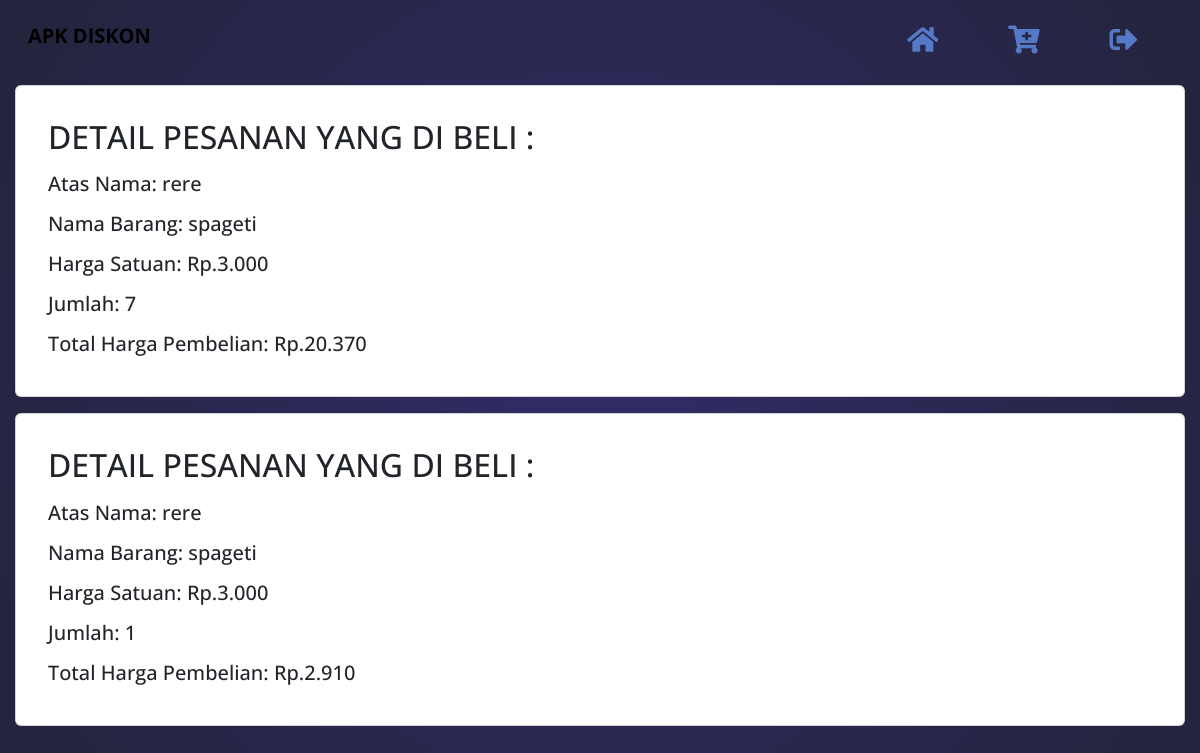
Page /dikaa/htdocs/views/terjual.php (signed in) on the committed database.
### tables this page shows
CREATE TABLE `transaksi` (
  `IdTransaksi` int(11) NOT NULL,
  `Jumlah` varchar(50) DEFAULT NULL,
  `TotalHarga` varchar(255) DEFAULT NULL,
  `IdBarang` int(11) DEFAULT NULL,
  `IdUser` int(11) DEFAULT NULL
);

CREATE TABLE `user` (
  `IdUser` int(11) NOT NULL,
  `Username` varchar(50) DEFAULT NULL,
  `Password` varchar(255) DEFAULT NULL,
  `NamaLengkap` varchar(50) DEFAULT NULL,
  `Role` enum('Admin','Pengguna') DEFAULT NULL
);

CREATE TABLE `barang` (
  `IdBarang` int(11) NOT NULL,
  `NamaBarang` varchar(50) DEFAULT NULL,
  `Harga` varchar(50) DEFAULT NULL,
  `Besarandiskon` decimal(10,2) DEFAULT NULL
);

### dikaa/htdocs/controllers/transaksi.php (called while the page is built, shortened)
<?php
include_once __DIR__ . '/../models/transaksi.php';
$transaksi = new transaksi();

### dikaa/htdocs/controllers/conn.php (called while the page is built, shortened)
<?php
class database
{
	private $host = "sql312.infinityfree.com";
	private $uname = "if0_38722550";
	private $pass = "lan91w09RJD8f";
	private $db = "if0_38722550_diskon";
	function __construct()
	{
		$this->koneksi = mysqli_connect($this->host, $this->uname, $this->pass);
		mysqli_select_db($this->koneksi, $this->db);
		if ($this->koneksi) {
			return $this->koneksi;
		} else {
			echo "Koneksi database mysql dan php GAGAL !";
		}
	}
}

### dikaa/htdocs/models/transaksi.php (called while the page is built, shortened)
<?php
include_once '../controllers/conn.php';
class Transaksi{
    public function TampilTransaksi($UserId){
        $conn = new database();
        $query = "SELECT transaksi.*, user.Username, barang.NamaBarang, barang.Harga
                  FROM transaksi
                  INNER JOIN user ON transaksi.IdUser = user.IdUser
                  INNER JOIN barang ON transaksi.IdBarang = barang.IdBarang
                  WHERE transaksi.IdUser = $UserId
                  ORDER BY transaksi.IdTransaksi DESC";
        $data = mysqli_query($conn->koneksi, $query);
        $hasil = [];
        while ($d = mysqli_fetch_object($data)) {
            $hasil[] = $d;
        }
        return $hasil;
    }
}

### dikaa/htdocs/views/terjual.php (the view)
<?php
include_once 'layouts/admin.php';
include_once '../controllers/transaksi.php';
$UserId = $_SESSION['data']['IdUser'];
$result = $transaksi->TampilTransaksi($UserId);
?>
<main>
    <?php if (empty($result)) { ?>
        <h2>Tidak Ada Transaksi</h2>
    <?php } else { ?>
        <?php foreach ($result as $x): ?>
            <div class="card mb-3">
                <div class="card-body m-3">
                    <h2>DETAIL PESANAN YANG DI BELI :</h2>
                    <h5 class="mt-3 card-title">Atas Nama: <?= $x->Username ?></h5>
                    <h5 class="mt-3 card-title">Nama Barang: <?= $x->NamaBarang ?></h5>
                    <h5 class="mt-3 card-text">Harga Satuan: Rp.<?= number_format($x->Harga, 0, ',', '.') ?></h5>
                    <h5 class="mt-3">Jumlah: <?= $x->Jumlah ?></h5>
                    <h5 class="mt-3">Total Harga Pembelian: Rp.<?= number_format($x->TotalHarga, 0, ',', '.') ?></h5>
                </div>
            </div>
        <?php endforeach; ?>
    <?php } ?>
</main>

### dikaa/htdocs/assets/css/style.css (style rules this page uses)
* { margin: 0; padding: 0; font-family: "Open Sans", sans-serif; }
body { background: #0f0c29; background: radial-gradient(circle, #302b63 10%, #24243e 95%); }
main { margin-top: 70px; padding: 15px; }

### rows in the picture
transaksi: IdUser.Username "rere", IdBarang.NamaBarang "spageti", IdBarang.Harga "3.000", Jumlah "7", TotalHarga "20.370"
transaksi: IdUser.Username "rere", IdBarang.NamaBarang "spageti", IdBarang.Harga "3.000", Jumlah "1", TotalHarga "2.910"
